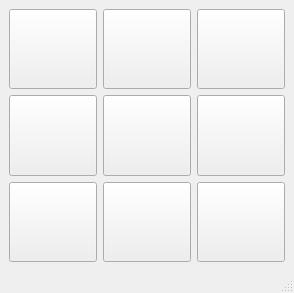
<?xml version="1.0" encoding="UTF-8"?>
<ui version="4.0">
 <class>MainWindow</class>
 <widget class="QMainWindow" name="MainWindow">
  <property name="geometry">
   <rect>
    <x>0</x>
    <y>0</y>
    <width>294</width>
    <height>293</height>
   </rect>
  </property>
  <property name="windowTitle">
   <string>MainWindow</string>
  </property>
  <widget class="QWidget" name="centralwidget">
   <layout class="QGridLayout" name="gridLayout">
    <item row="2" column="0">
     <widget class="QPushButton" name="cella_20">
      <property name="sizePolicy">
       <sizepolicy hsizetype="Expanding" vsizetype="Expanding">
        <horstretch>0</horstretch>
        <verstretch>0</verstretch>
       </sizepolicy>
      </property>
      <property name="text">
       <string/>
      </property>
     </widget>
    </item>
    <item row="0" column="0">
     <widget class="QPushButton" name="cella_00">
      <property name="sizePolicy">
       <sizepolicy hsizetype="Expanding" vsizetype="Expanding">
        <horstretch>0</horstretch>
        <verstretch>0</verstretch>
       </sizepolicy>
      </property>
      <property name="text">
       <string/>
      </property>
     </widget>
    </item>
    <item row="1" column="0">
     <widget class="QPushButton" name="cella_10">
      <property name="sizePolicy">
       <sizepolicy hsizetype="Expanding" vsizetype="Expanding">
        <horstretch>0</horstretch>
        <verstretch>0</verstretch>
       </sizepolicy>
      </property>
      <property name="text">
       <string/>
      </property>
     </widget>
    </item>
    <item row="0" column="1">
     <widget class="QPushButton" name="cella_01">
      <property name="sizePolicy">
       <sizepolicy hsizetype="Expanding" vsizetype="Expanding">
        <horstretch>0</horstretch>
        <verstretch>0</verstretch>
       </sizepolicy>
      </property>
      <property name="text">
       <string/>
      </property>
     </widget>
    </item>
    <item row="2" column="1">
     <widget class="QPushButton" name="cella_21">
      <property name="sizePolicy">
       <sizepolicy hsizetype="Expanding" vsizetype="Expanding">
        <horstretch>0</horstretch>
        <verstretch>0</verstretch>
       </sizepolicy>
      </property>
      <property name="text">
       <string/>
      </property>
     </widget>
    </item>
    <item row="1" column="1">
     <widget class="QPushButton" name="cella_11">
      <property name="sizePolicy">
       <sizepolicy hsizetype="Expanding" vsizetype="Expanding">
        <horstretch>0</horstretch>
        <verstretch>0</verstretch>
       </sizepolicy>
      </property>
      <property name="text">
       <string/>
      </property>
     </widget>
    </item>
    <item row="0" column="2">
     <widget class="QPushButton" name="cella_02">
      <property name="sizePolicy">
       <sizepolicy hsizetype="Expanding" vsizetype="Expanding">
        <horstretch>0</horstretch>
        <verstretch>0</verstretch>
       </sizepolicy>
      </property>
      <property name="text">
       <string/>
      </property>
     </widget>
    </item>
    <item row="1" column="2">
     <widget class="QPushButton" name="cella_12">
      <property name="sizePolicy">
       <sizepolicy hsizetype="Expanding" vsizetype="Expanding">
        <horstretch>0</horstretch>
        <verstretch>0</verstretch>
       </sizepolicy>
      </property>
      <property name="text">
       <string/>
      </property>
     </widget>
    </item>
    <item row="2" column="2">
     <widget class="QPushButton" name="cella_22">
      <property name="sizePolicy">
       <sizepolicy hsizetype="Expanding" vsizetype="Expanding">
        <horstretch>0</horstretch>
        <verstretch>0</verstretch>
       </sizepolicy>
      </property>
      <property name="text">
       <string/>
      </property>
     </widget>
    </item>
   </layout>
  </widget>
  <widget class="QMenuBar" name="menubar">
   <property name="geometry">
    <rect>
     <x>0</x>
     <y>0</y>
     <width>294</width>
     <height>20</height>
    </rect>
   </property>
  </widget>
  <widget class="QStatusBar" name="statusbar"/>
 </widget>
 <resources/>
 <connections/>
</ui>
